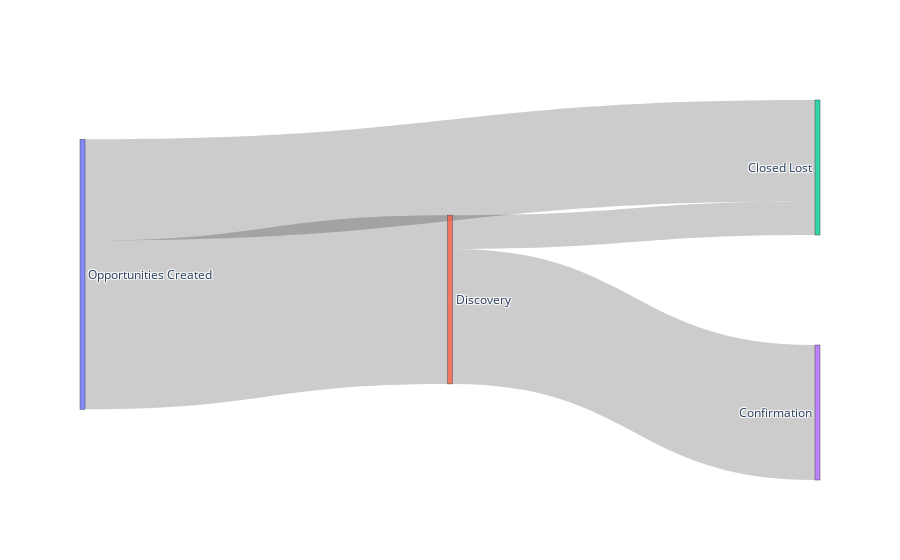

Notebook code cell kept with this figure:
### Code cell
import plotly.graph_objects as go

#These lists will be added to a dictionary, the minimum requirements for a sankey seem to be source, target and value, 
source = [0,0,1,1,3 ]
target = [1,2,3,2,4]
value = [50,30,40,10]


#if you want labels, this will be added to a dictionary containing node properties. 
label = ["Opportunities Created", "Discovery", "Closed Lost", "Confirmation"]


# We will use go.Sankey to build the chart, which requires a link.
# That link is a dictionary containing data about the connections we want to draw.
link = dict(source = source, target = target, value = value)
node = dict(label = label, pad=110, thickness=5)

 #Save the sankey object to a variable called data
data = go.Sankey(link = link, node=node)
# print(data)

# We saved the Sankey object to a variable called data, and now we can pass that data to a Figure;
fig = go.Figure(data)

# And display the chart.
fig.show()

### Figure 1 — Plotly figure (JSON) as saved in the notebook; plotly's stock layout.template omitted (floating-point values rounded to 4 significant figures)
{"data": [{"link": {"source": [0, 0, 1, 1, 3], "target": [1, 2, 3, 2, 4], "value": [50, 30, 40, 10]}, "node": {"label": ["Opportunities Created", "Discovery", "Closed Lost", "Confirmation"], "pad": 110, "thickness": 5}, "type": "sankey"}], "layout": {}}
